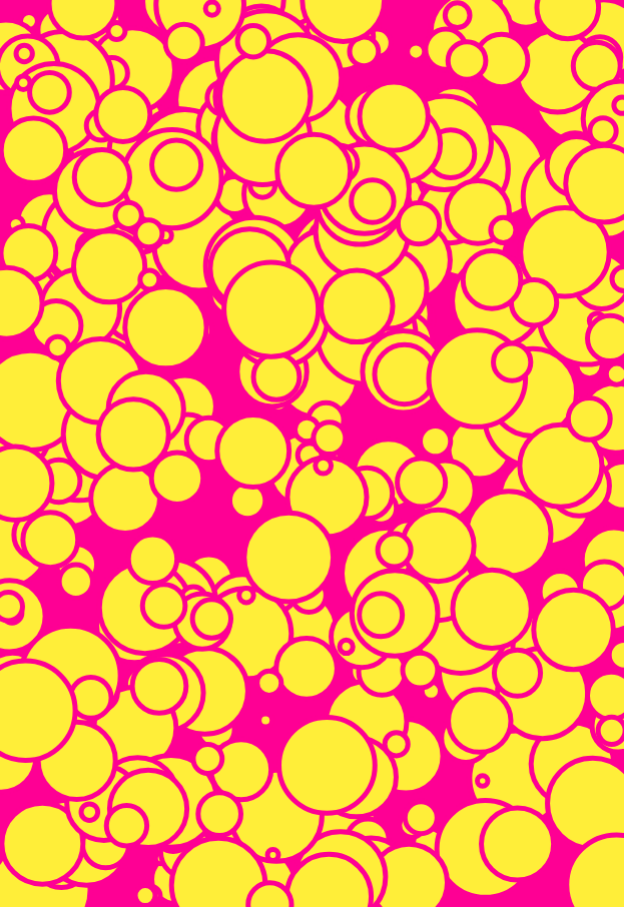
Frame 1 (no input)
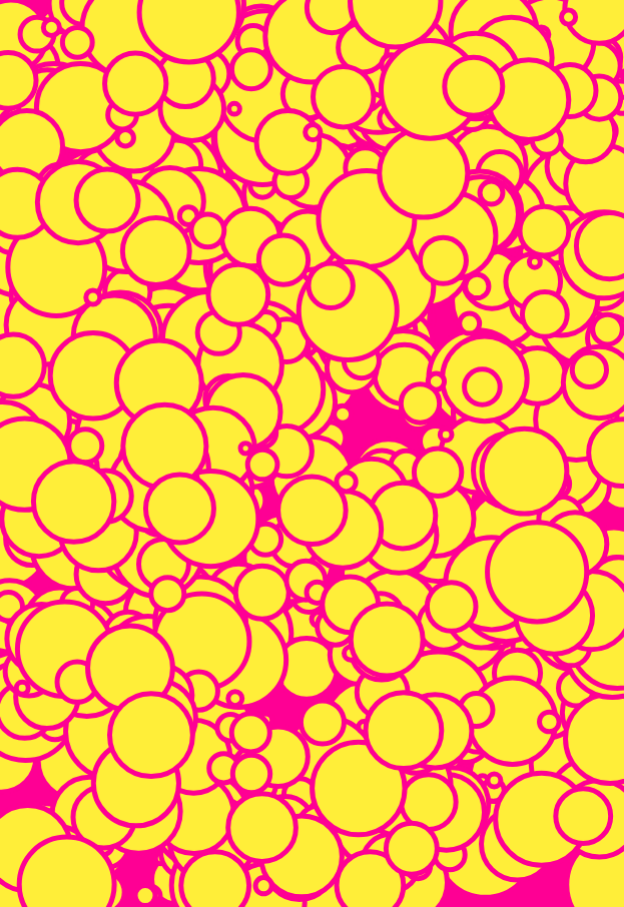
Frame 2 (the mouse pressed at the canvas centre, redrawn once)

The p5.js sketch that drew these frames (run headless with seeded random() and noise() and a simulated clock; the mouse was pressed at the canvas centre and the sketch redrawn once):

// p5.js sketch
// ── sketch.js
//let colors = ["#FFFC6B", "#FF118F", "black"];
let colors = [   // BLACK
    "black",
    // FLUORESCENT YELLOW 
    "#ffee39",
    // FLUORESCENT PINK 
    "#fe0094",
    // FLUORESCENT RED  
    "#fc0950"];

let cm2px = 37.79;

//let fr = 30;
let numPoints = 20;

let minStroke = 0.5;
let maxStroke = 4;

let i = 0;
let j = 0;
function setup() {
    //frameRate(fr);
    createCanvas(16.5 * cm2px, 24 * cm2px);
    background(colors[2]);
    noLoop();
}

function draw() {

    fill(colors[1]);
    stroke(colors[2]);
    strokeWeight(5);
    for (let i = 0; i < 400; i++) {
        rngCircle();
    }
}

function rngCircle() {
    circle(random(width), random(height), random(10, 100));

}
